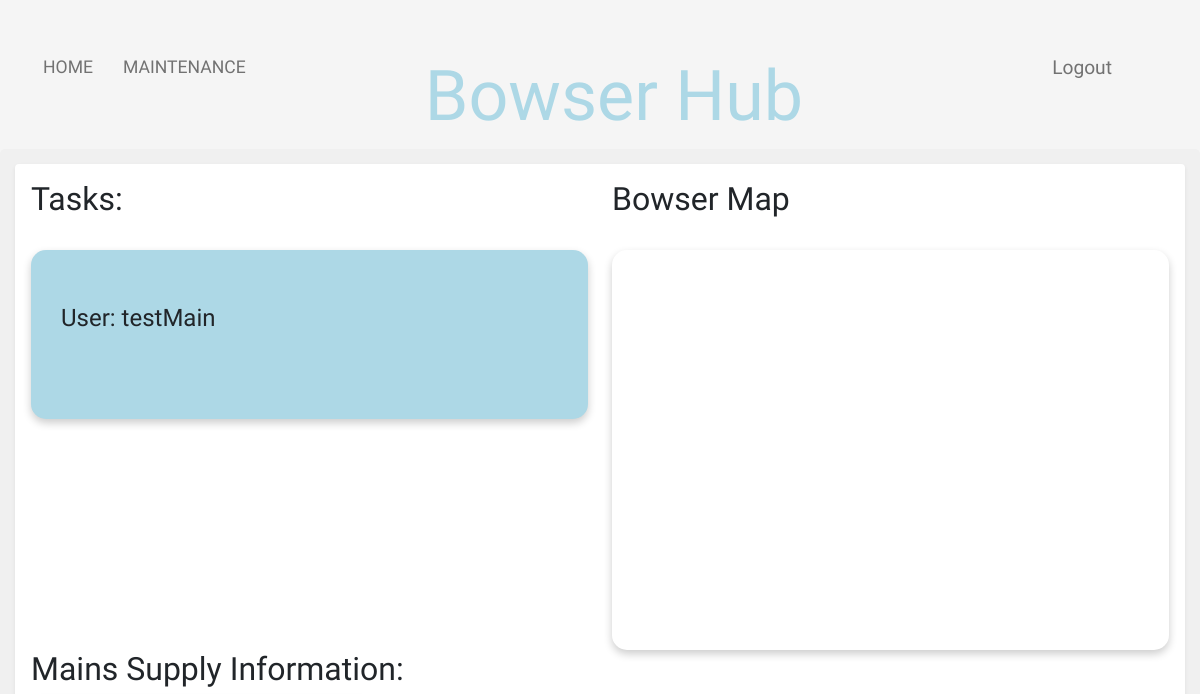
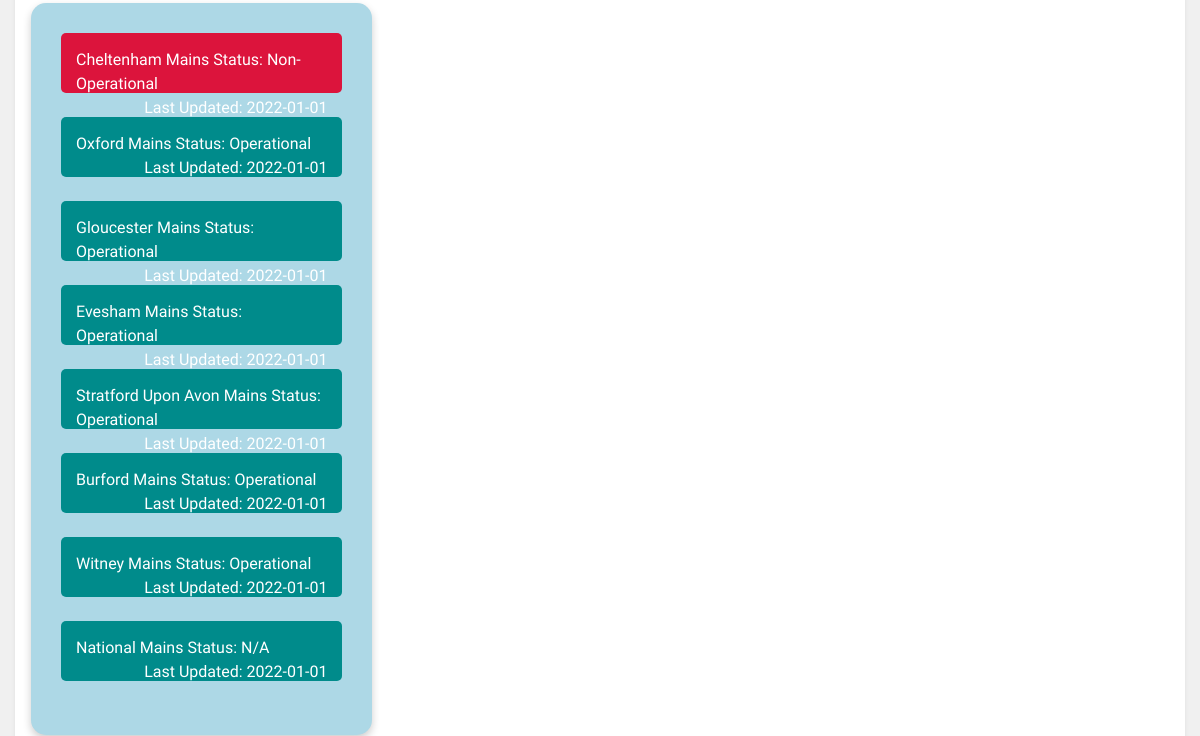
/maintenance/maintenance.php (signed in, upper part), run on an earlier commit of the app's database (2 pictures, top to bottom).
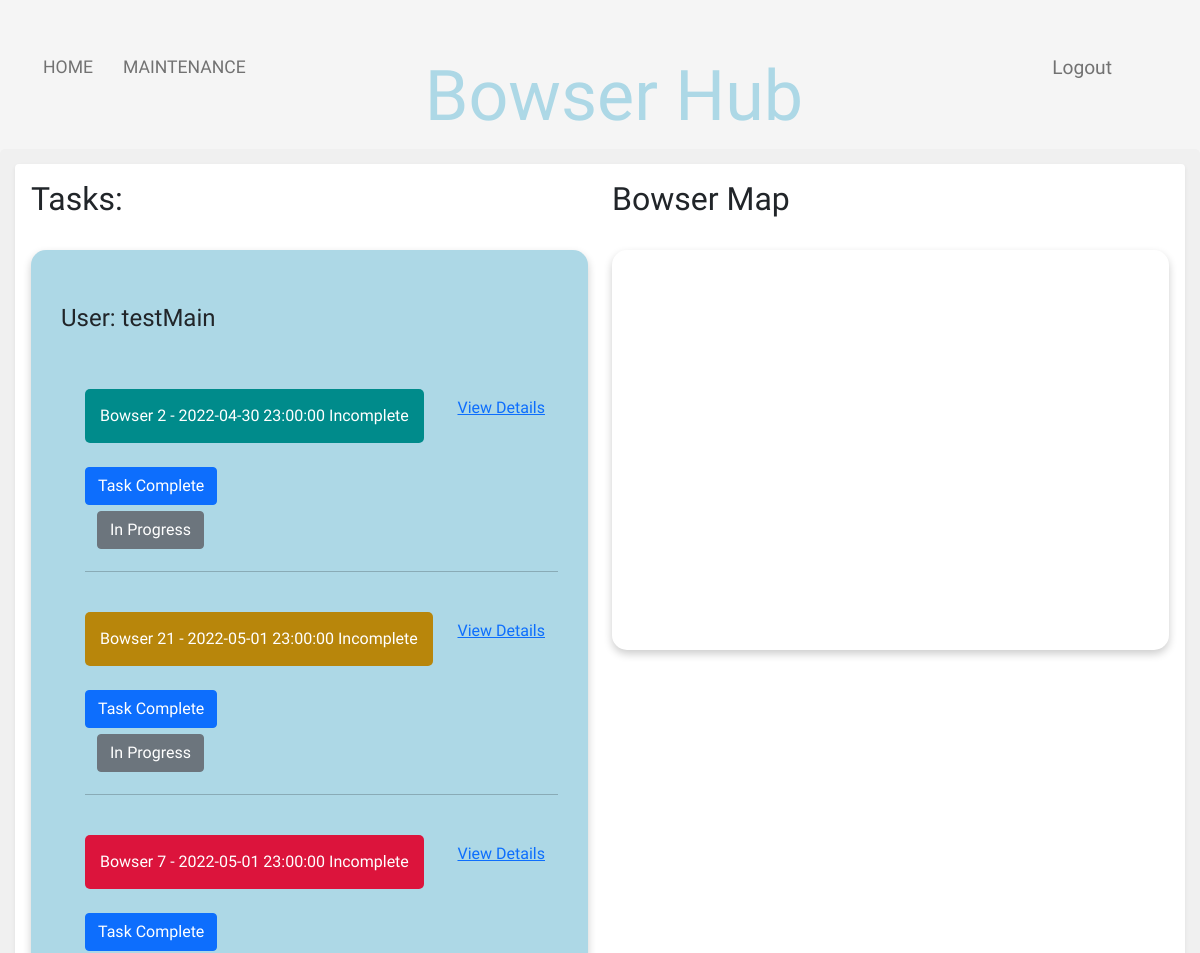
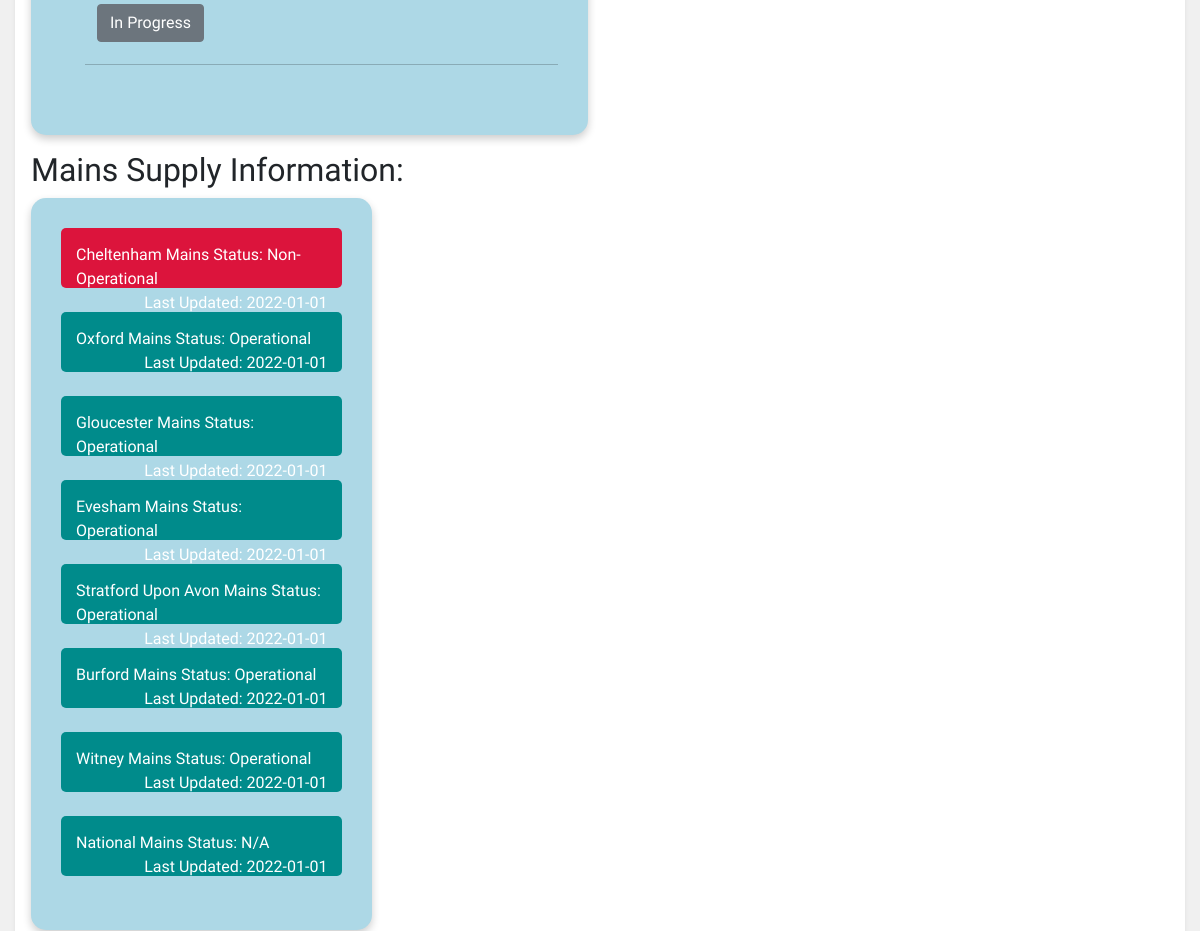
And on a later commit of the database (2 pictures, top to bottom).
### tables this page shows
CREATE TABLE `tbl_area` (
  `Area_ID` int(11) NOT NULL,
  `Area_Name` varchar(100) NOT NULL,
  `Area_Mains_Status` varchar(100) NOT NULL,
  `Last_Modified` date NOT NULL DEFAULT '2022-01-01'
);

CREATE TABLE `tbl_maintenance_schedule` (
  `Maintenance_ID` int(11) NOT NULL,
  `Bowser_ID` int(11) NOT NULL,
  `User_ID` int(11) NOT NULL,
  `Description` varchar(100) NOT NULL,
  `Status` varchar(100) NOT NULL,
  `Date` timestamp NOT NULL DEFAULT '0000-00-00 00:00:00',
  `Assigned_To` int(11) NOT NULL,
  `Area_ID` int(11) NOT NULL,
  `Priority` int(11) NOT NULL,
  `Task_Type` varchar(100) NOT NULL,
  `Completed_Date` timestamp NULL DEFAULT NULL
);

### maintenance/maintenance.php (the view, shortened to what the changed rows need)
<?php
if (isset($_SESSION['email'])){
    $email = $_SESSION['email'];
}
$connection = OpenConnection();
$User_SQL = "SELECT * from tbl_user_account WHERE Email = '$email'";
$User_Query = mysqli_query($connection, $User_SQL);
$User = mysqli_fetch_assoc($User_Query);
$User_ID = $User['User_ID'];
$sql = "SELECT * FROM tbl_maintenance_schedule WHERE Assigned_To = '$User_ID' AND Status <> 'Completed'";
$query = mysqli_query($connection, $sql);
?>
<!doctype html>
<html lang="en">
<head>
    <link href="https://cdn.jsdelivr.net/npm/bootstrap@5.1.1/dist/css/bootstrap.min.css" rel="stylesheet">
    <link rel="stylesheet" href="../global/global.css" type="text/css">
    <link rel="stylesheet" href="maintenance.css" type="text/css">
</head>
<body>
<div>
    <div class="nav-wrapper">
        <div class="middle">
            <h2 class="text-focus-in" id="navTitle">Bowser Hub</h2>
        </div>
    </div>
    <div class="upperPage">
        <div class="shadow-sm p-3 mb-5 bg-body rounded">
            <div class="row">
                <div class="col">
                    <h2> Tasks:</h2>
                    <br />
                    <ul class="maintenance_list">
                        <br />
                        <br /><br />
                        <?php
                        foreach($query as $row){
                                        $jobStatus = $row['Status'];
                                        $maintenanceID = $row['Maintenance_ID'];
                                        $bowserID = $row['Bowser_ID'];
                                        $description = $row['Description'];
                                        $date = $row['Date'];
                                        $areaID = $row['Area_ID'];
                                        $priority = $row['Priority'];
                                        $taskType= $row['Task_Type'];
                                        switch($priority){
                                            case 1:
                                                $jobPriorityDiv = "highPriority";
                                                break;
                                            case 2:
                                                 $jobPriorityDiv = "medPriority";
                                                 break;
                                            case 3:
                                                 $jobPriorityDiv = "lowPriority";
                                                  break;
                                        }
                                        echo "<div class='form-check'>";
                                        echo "<label class='form-check-label'>";
                                        echo "<div id = $jobPriorityDiv> ";
                                        echo "Bowser ", $bowserID," - " ,$date, " ",$jobStatus;
                                        echo "</div>";
                                        echo "</label>";
                                        echo "<button type='button' class='btn btn-link' data-toggle='popover' data-html = 'true'
                                        title= 'Description: $description  Area ID: $areaID Priority: $priority Task Type: $taskType'
                                        style='float:right;'>View Details</button>";
                                        echo "<br/><br/>";
                                        echo "<button type='button' class='btn btn-primary' style='float:right position:fixed; id='initialSubmit'>Task Complete</button>";
                                    echo "<form action='maintenance.php?inProgressID=$maintenanceID' method='post' style='margin:0; padding-top: 0.375rem; padding-right: 0.75rem; padding-bottom: 0.375rem; padding-left: 0.75rem;'>";
                                    echo "<button class = 'btn btn-secondary' type='submit' name='submit' value='Submit'> In Progress </button> ";
                                       echo "</form>";
                                       echo "<hr>";
                                    echo "</div>";
                                    echo "<br/>";
                        }
                        ?>
                </div>
                <div class="col">
                    <div class="text_area">
                        <h2>Bowser Map</h2>
                        <br />
                    </div>
                </div>
            </div>
            <h2>  Mains Supply Information:</h2>
            <div class ="backgroundBox">
            <?php
            $mainsSQL = "SELECT * FROM tbl_area ORDER BY Last_Modified DESC";
            $mainsQuery = mysqli_query($connection, $mainsSQL);
            foreach ($mainsQuery as $area){
                $areaName = $area['Area_Name'];
                $areaStatus = $area['Area_Mains_Status'];
                $areaLastModified = $area['Last_Modified'];
                switch ($areaStatus){
                    case "Operational":
                        $areaDiv = "operational";
                        break;
                    case "Non-Operational":
                        $areaDiv = "broken";
                        break;
                }
                echo "<div id = $areaDiv >";
                echo $areaName," Mains Status: ", $areaStatus," <span style='float:right'> Last Updated: ", $areaLastModified, "</span>","</div> <br/>";
            }
            ?>
            </div>
        </div>
        <br /><br /><br /><br /><br />
        <br />  <br />
</body>
</html>

What changed in the data, as far as the page shows it:
added tbl_maintenance_schedule: Bowser_ID "2", Date "2022-04-30 23:00:00", Status "Incomplete"
added tbl_maintenance_schedule: Bowser_ID "21", Date "2022-05-01 23:00:00", Status "Incomplete"
added tbl_maintenance_schedule: Bowser_ID "7", Date "2022-05-01 23:00:00", Status "Incomplete"
